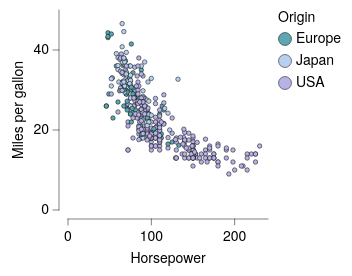

Express this chart as Vega-Lite.
### Vega-Lite specification from a JSON file in a GitHub repository (floating-point values rounded to 4 significant figures; data arrays with more than 128 entries replaced by an {"elided": "..."} marker saying what was removed)
{"background": "white", "config": {"arc": {"fill": "#DBDBDB", "fillOpacity": 1.0, "innerRadius": 25.0, "padAngle": 0.03, "stroke": "black", "strokeOpacity": 1, "strokeWidth": 0.25}, "area": {"fill": "#DBDBDB", "fillOpacity": 1.0, "stroke": "black", "strokeOpacity": 1, "strokeWidth": 0.25}, "axis": {"domain": true, "domainCap": "round", "domainColor": "black", "domainWidth": 0.25, "grid": false, "gridCap": "round", "gridColor": "#F1F1F1", "gridDash": [0, 0], "gridOpacity": 1.0, "gridWidth": 0.25, "labelColor": "black", "labelFont": "Helvetica Neue, HelveticaNeue, Helvetica, Arial, sans-serif", "labelFontSize": 7, "labelFontStyle": "normal", "labelFontWeight": 400, "offset": 4.5, "ticks": true, "tickCap": "round", "tickColor": "black", "tickRound": false, "tickSize": 3, "tickWidth": 0.25, "titleColor": "black", "titleFont": "Helvetica Neue, HelveticaNeue, Helvetica, Arial, sans-serif", "titleFontSize": 7, "titleFontStyle": "normal", "titleFontWeight": 400}, "axisX": {"domain": true, "labelAlign": "center", "labelAngle": 0, "labels": true, "ticks": true, "translate": 0}, "axisY": {"domain": true, "labelAlign": "right", "labelAngle": 0, "labels": true, "ticks": true, "translate": 0}, "axisRight": {"domain": true, "labelAlign": "left", "labelAngle": 0, "labels": true, "ticks": true, "translate": 0}, "axisTop": {"domain": true, "labelAlign": "center", "labelAngle": 0, "labels": true, "ticks": true, "translate": 0}, "axisBand": {"tickOffset": 0}, "bar": {"fill": "#DBDBDB", "fillOpacity": 1.0, "stroke": "black", "strokeOpacity": 1, "strokeWidth": 0.25}, "boxplot": {"size": 9.0, "ticks": {"cornerRadius": 0.25, "fill": "black", "opacity": 1, "size": 4.5, "thickness": 0.25}, "box": {"fillOpacity": 1.0, "stroke": "black", "strokeOpacity": 1, "strokeWidth": 0.25}, "median": {"cornerRadius": 0, "fill": "black", "fillOpacity": 1.0, "opacity": 1, "size": 9.0, "thickness": 0.25}, "rule": {"fill": "black", "fillOpacity": 1.0, "size": 10.0, "stroke": "black", "strokeDash": [0, 0], "strokeOpacity": 1, "strokeWidth": 0.25}, "outliers": {"color": "black", "fill": "black", "fillOpacity": 1.0, "size": 0, "stroke": "black", "strokeOpacity": 1, "strokeWidth": 0.25}}, "circle": {"fill": "black", "fillOpacity": 1.0, "size": 1.25, "stroke": null, "strokeOpacity": 1, "strokeWidth": 0.25}, "errorband": {"band": {"fillOpacity": 0.6, "stroke": null, "strokeWidth": 0.25, "strokeOpacity": 1}, "borders": {"opacity": 0, "strokeOpacity": 0.25, "strokeWidth": 1}}, "errorbar": {"opacity": 1, "rule": {"strokeDash": [0, 0], "strokeWidth": 0.25}, "ticks": {"color": "black", "cornerRadius": 0.125, "opacity": 1, "size": 6.0, "thickness": 0.25}, "thickness": 0.25}, "font": "Helvetica Neue, HelveticaNeue, Helvetica, Arial, sans-serif", "geoshape": {"fill": "#DBDBDB", "fillOpacity": 1.0, "stroke": "black", "strokeOpacity": 1, "strokeWidth": 0.25}, "header": {"labelColor": "black", "labelFont": "Helvetica Neue, HelveticaNeue, Helvetica, Arial, sans-serif", "labelFontSize": 7, "labelFontStyle": "normal", "labelFontWeight": 400, "titleColor": "black", "titleFont": "Helvetica Neue, HelveticaNeue, Helvetica, Arial, sans-serif", "titleFontSize": 7, "titleFontStyle": "normal", "titleFontWeight": 400, "titlePadding": 0}, "legend": {"disable": false, "offset": 4.5, "titlePadding": 4, "labelOffset": 2, "gradientLabelOffset": 2, "gradientLength": 50.0, "gradientThickness": 5.0, "gradientOpacity": 1.0, "gradientStrokeColor": "black", "gradientStrokeWidth": 0.25, "labelColor": "black", "labelFont": "Helvetica Neue, HelveticaNeue, Helvetica, Arial, sans-serif", "labelFontSize": 7, "labelFontStyle": "normal", "labelFontWeight": 400, "strokeColor": "black", "strokeWidth": 0, "symbolSize": 42, "symbolStrokeColor": "black", "symbolStrokeWidth": 0.25, "titleColor": "black", "titleFont": "Helvetica Neue, HelveticaNeue, Helvetica, Arial, sans-serif", "titleFontSize": 7, "titleFontStyle": "normal", "titleFontWeight": 400}, "line": {"color": "black", "stroke": "black", "strokeCap": "butt", "strokeDash": [0, 0], "strokeOpacity": 1, "strokeWidth": 0.5}, "point": {"filled": true, "fill": "#DBDBDB", "fillOpacity": 1.0, "size": 5.0, "stroke": "black", "strokeOpacity": 1, "strokeWidth": 0.25}, "range": {"category": ["#5CA7B1", "#B7D0EE", "#B7B3E4", "#B3DAB5", "#F5E1B3", "#3D727B", "#809DC7", "#867DAC", "#80A988", "#CBB17A", "#204148", "#546B94", "#584C77", "#507B5F", "#9D824D"], "diverging": {"scheme": ["#6F572A", "#876E43", "#9E875F", "#B5A17F", "#CABBA2", "#DCD6CC", "#F4F1E9", "#C9D7DA", "#9DBFC6", "#78A5AF", "#558B96", "#36717C", "#1A5762"]}, "heatmap": {"scheme": ["#32022B", "#43044D", "#4C196E", "#4D338C", "#484DA6", "#3A68BB", "#1D83CA", "#1D9CCB", "#23B5C9", "#28CDC5", "#4DE0B4", "#91EE9F"]}, "ordinal": {"scheme": ["#F1F1F1", "#DBDBDB", "#C6C6C6", "#B2B2B2", "#9D9D9D", "#898989", "#767676", "#636363", "#515151", "#404040", "#2F2F2F", "#1F1F1F"]}, "ramp": {"scheme": ["#32022B", "#43044D", "#4C196E", "#4D338C", "#484DA6", "#3A68BB", "#1D83CA", "#1D9CCB", "#23B5C9", "#28CDC5", "#4DE0B4", "#91EE9F"]}}, "rule": {"color": "black", "stroke": "black", "strokeCap": "round", "strokeDash": [2, 2], "strokeOpacity": 1, "strokeWidth": 0.25}, "scale": {"bandPaddingInner": 0.1, "bandPaddingOuter": 0.1, "round": false}, "rect": {"fill": "#DBDBDB", "fillOpacity": 1.0, "stroke": "black", "strokeOpacity": 1, "strokeWidth": 0.25}, "square": {"fill": "#DBDBDB", "fillOpacity": 1.0, "size": 10.0, "stroke": "black", "strokeOpacity": 1, "strokeWidth": 0.25}, "text": {"color": "black", "font": "Helvetica Neue, HelveticaNeue, Helvetica, Arial, sans-serif", "fontSize": 7, "fontStyle": "normal", "fontWeight": 400}, "tick": {"color": "black", "cornerRadius": 0.125, "opacity": 1.0, "size": 9.0, "thickness": 0.25}, "title": {"anchor": "middle", "frame": "group", "color": "black", "font": "Helvetica Neue, HelveticaNeue, Helvetica, Arial, sans-serif", "fontSize": 7, "fontStyle": "normal", "fontWeight": 400, "subtitleColor": "black", "subtitleFont": "Helvetica Neue, HelveticaNeue, Helvetica, Arial, sans-serif", "subtitleFontSize": "Helvetica Neue, HelveticaNeue, Helvetica, Arial, sans-serif", "subtitleFontStyle": "normal", "subtitleFontWeight": 400}, "trail": {"color": "black", "opacity": 1, "size": 0.5}, "view": {"continuousWidth": 100, "continuousHeight": 100, "discreteWidth": 100, "discreteHeight": 100, "fill": null, "stroke": null, "strokeWidth": 0.25}}, "data": {"name": "data-7285c4e2e195e5a75737a34913199f5f"}, "mark": {"type": "point"}, "encoding": {"color": {"field": "Origin", "type": "nominal"}, "x": {"field": "Horsepower", "type": "quantitative"}, "y": {"field": "Miles_per_Gallon", "title": "Miles per gallon", "type": "quantitative"}}, "$schema": "https://vega.github.io/schema/vega-lite/v6.4.1.json", "datasets": {"data-7285c4e2e195e5a75737a34913199f5f": {"elided": "392 records"}}}
